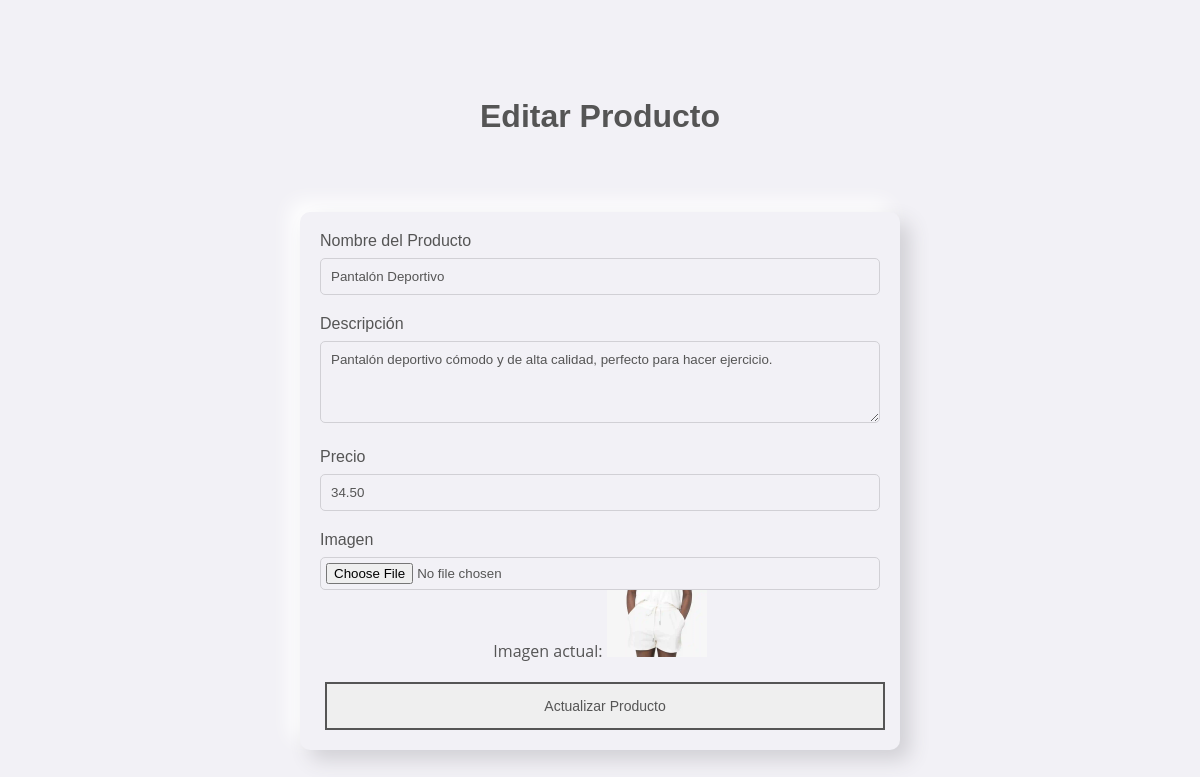
Page /edit_product.php?id=2 on the committed database.
### tables this page shows
CREATE TABLE `productos` (
  `id` int(11) NOT NULL,
  `nombre` varchar(100) NOT NULL,
  `descripcion` text NOT NULL,
  `precio` decimal(10,2) NOT NULL,
  `imagen` varchar(255) NOT NULL
);

### edit_product.php (the view, shortened to what this page needs)
<?php
include('php/conexion.php');
if (isset($_GET['id'])) {
    $id = $_GET['id'];
    $sql = "SELECT * FROM productos WHERE id = $id";
    $result = mysqli_query($conexion, $sql);
    $producto = mysqli_fetch_assoc($result);
}
?>
<!DOCTYPE html>
<html lang="es">
<head>
    <link rel="stylesheet" href="css/style.css">
</head>
<body>
    <header class="header-product">
        <h1>Editar Producto</h1>
    </header>
    <div class="container">
        <?php if (isset($producto)): ?>
        <form action="edit_product.php?id=<?php echo $producto['id']; ?>" method="POST" enctype="multipart/form-data">
            <div class="form-group">
                <label for="nombre">Nombre del Producto</label>
                <input type="text" id="nombre" name="nombre" value="<?php echo $producto['nombre']; ?>" required>
            </div>
            <div class="form-group">
                <label for="descripcion">Descripción</label>
                <textarea id="descripcion" name="descripcion" rows="4" required><?php echo $producto['descripcion']; ?></textarea>
            </div>
            <div class="form-group">
                <label for="precio">Precio</label>
                <input type="number" id="precio" name="precio" value="<?php echo $producto['precio']; ?>" step="0.01" required>
            </div>
            <div class="form-group">
                <label for="imagen">Imagen</label>
                <input type="file" id="imagen" name="imagen" accept="image/*">
                <p>Imagen actual: <img src="images/<?php echo $producto['imagen']; ?>" alt="Imagen actual" width="100"></p>
            </div>
            <button type="submit" name="submit" class="btn-submit">Actualizar Producto</button>
        </form>
        <?php endif; ?>
    </div>
</body>
</html>

### css/style.css (style rules this page uses)
:root { --background-color: #f2f1f6; --text-color: #555; --shadow-dark: #d1d0d5; --shadow-light: #ffffff; --accent-red: #F44336; --accent-green: #4CAF50; --font-primary: 'Poppins', sans-serif; --font-secondary: 'Open Sans', sans-serif; }
* { margin: 0; padding: 0; box-sizing: border-box; }
body { background-color: var(--background-color); font-family: var(--font-secondary); color: var(--text-color); margin: 0; padding: 20px; }
h1 { color: var(--text-color); font-family: var(--font-primary); font-size: 2rem; text-align: center; margin: 10px 5px; }
p { color: var(--text-color); font-family: var(--font-secondary); font-size: 1rem; text-align: center; }
.header-product { height: 24vh; text-align: center; display: flex; flex-direction: column; justify-content: center; align-items: center; }
.container { width: 80%; max-width: 600px; margin: 0 auto; padding: 20px; background-color: var(--background-color); border-radius: 10px; box-shadow: 10px 10px 20px var(--shadow-dark), -10px -10px 20px var(--shadow-light); }
.form-group { margin-bottom: 20px; }
.form-group label { font-family: var(--font-primary); color: var(--text-color); display: block; margin-bottom: 8px; }
.form-group input, .form-group textarea { width: 100%; padding: 10px; border-radius: 5px; border: 1px solid var(--shadow-dark); background-color: var(--background-color); color: var(--text-color); }
.form-group textarea { resize: vertical; font-family: var(--font-primary); }
.form-group input[type="file"] { padding: 5px; }
button.btn-submit { font-family: var(--font-primary); font-size: 14px; padding: 14px; margin: 0 5px; width: 100%; background-color: none; border: 2px solid var(--text-color); cursor: pointer; color: var(--text-color); transition: background 0.3s, color 0.3s; }

### rows in the picture
productos: nombre "Pantalón Deportivo", descripcion "Pantalón deportivo cómodo y de alta calidad, perfecto para hacer ejercicio.", precio "34.50", imagen (picture)
